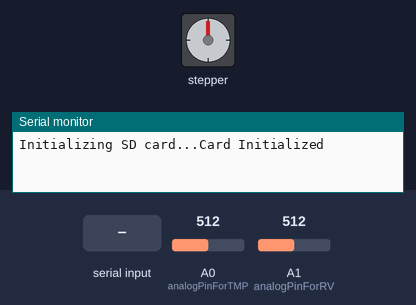
A sketch run on a simulated Arduino Uno, built with avr-gcc and run on an emulated ATmega328P. On the bench: stepper motor, the last lines printed to the serial monitor. The test bench sets the inputs (shaded band); at power-on: A0 (analogPinForTMP) = 512, A1 (analogPinForRV) = 512. Storage starts empty; stepper angles assume 200 steps per turn.

Above: at 1.0 s.
1.1 s: "1" received over Serial
At 1.9 s:
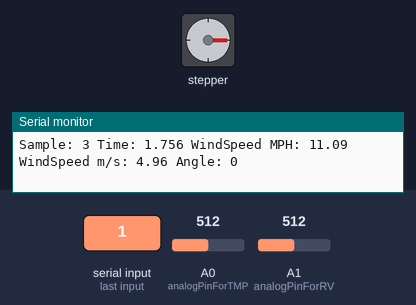
2.6 s: A0 (analogPinForTMP) set to 350
4.1 s: A1 (analogPinForRV) set to 350
At 6.9 s:
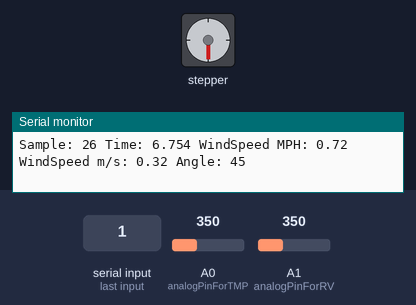
7.1 s: A0 (analogPinForTMP) set to 370
8.6 s: A1 (analogPinForRV) set to 370
At 11.9 s:
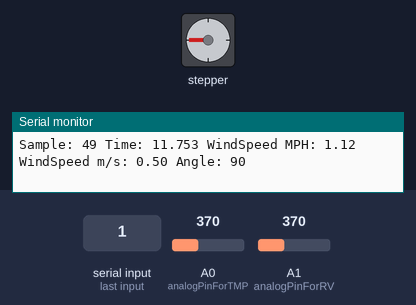
Timing chart, 0 to 42.5 s (numbered marks = the images above; inputs shaded):
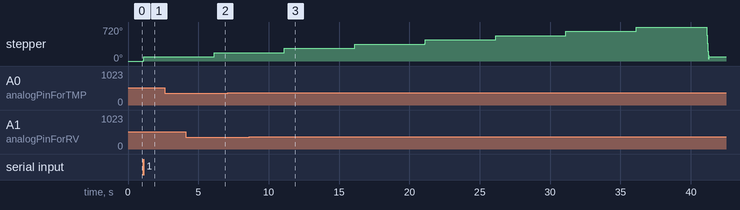

The sketch:

wind_stepperMotor_v3.ino
```cpp
/*
    Wind Sensor motor fixture
    Author: Vikram Seshadri
    05/06/2019

    Description:
    This sketch uses a stepper motor and a wind sensor to map different vectors of air flow.
     - Added CSV file modifications
     - Added stepper motor
     - Added time intervals for each angle

    v3:
    Adding stepper shield

    Calibrating the sensor:
    Put a glass over it, but the sensor should not be touching the desktop surface however.
    Adjust the zeroWindAdjustment until your sensor reads about zero with the glass over it.
    Ideally a vacuum chamber should do the job.

    Hardware Setup:
    Wind Sensor Signals    Arduino
    GND                    GND
    +V                     5V
    RV                     A1    // modify the definitions below to use other pins
    TMP                    A0    // modify the definitions below to use other pins
    SDSS                   4// UNO   53// for Mega
*/

#include <Wire.h>
#include <Adafruit_MotorShield.h>
#include <SD.h>

#define analogPinForRV    A1   // change to pins you the analog pins are using
#define analogPinForTMP   A0
#define SDSS 4

#define increment_angle 45

Adafruit_MotorShield AFMS = Adafruit_MotorShield();
Adafruit_StepperMotor *myMotor = AFMS.getStepper(200, 2);

const float zeroWindAdjustment =  .2; // negative numbers yield smaller wind speeds and vice versa.
int cnt = 0;
int angle_cnt = 0;
int angle = 0;

int TMP_Therm_ADunits;  //temp termistor value from wind sensor
float RV_Wind_ADunits;    //RV output from wind sensor
float RV_Wind_Volts;

char user_input;

int TempCtimes100;
float zeroWind_ADunits;
float zeroWind_volts;
float WindSpeed_MPH;
float WindSpeed_MS;
String dataString = "";

unsigned long counter = 0;
unsigned long previousCounter = 0;
unsigned int interval = 5000; //20 sec.  between angle switch
unsigned long lastMillis;

int j = 0;
char x[8]; //timer

/*************************************************************/
/* SD Class */
class CSVFile
{
  public:
    char filenamechar[100];
    File file;
    //SdFat SD;
    String base_filename;
    int file_number;
    String full_filename;

    CSVFile(String bfilename)
    {
      base_filename = bfilename;
      file_number = 1;
      full_filename = bfilename + String(file_number) + String(F(".csv"));
      full_filename.toCharArray(filenamechar, 100);
    }

    void beginNow()
    {
      SD.begin(SDSS);
    }

    void openFile()
    {
      file = SD.open(filenamechar, FILE_WRITE);
    }

    void closeFile()
    {
      file.close();
    }

    void writeToCSV(String data)
    {
      file.print(data);
      file.print(String(F("\r\n")));
    }

    void writeHeaders()
    {
      file.println(String(F("Sample#,Time (sec.),WindSpeed (m/s),Windspeed (mph),Angle"))); //Headers
    }

    void _update_file_number()
    {
      // See if the file already exists, if so, see if it has _###
      // If file doesn't exist, add _###
      // If file does exists, make _### 1 more

      while (SD.exists(filenamechar)) {
        file_number += 1;
        full_filename = base_filename + String(file_number) + String(F(".csv"));
        full_filename.toCharArray(filenamechar, 100);
      }
    }
};

//setup csv file object
String filename = "Airflow";
CSVFile csv(filename);

void setup() {

  Serial.begin(57600);


  while (!Serial) {
    ; // wait for serial port to connect. Needed for native USB port only
  }

  Serial.print("Initializing SD card...");

  // see if the card is present and can be initialized:
  if (SD.begin(SDSS)) {

    csv.beginNow();
    csv._update_file_number();
    csv.openFile();
    csv.writeHeaders();
    csv.closeFile();
    Serial.println("Card Initialized");

  }

  else {
    Serial.println("No SD card found");
  }

  AFMS.begin();
  myMotor->setSpeed(5000);  // 10 rpm

  while (1) {
    user_input = Serial.read();
    if (user_input == '1') {
      lastMillis = millis();
      previousCounter = millis();
      break;
    }
  }
}

void loop() {

  unsigned long currentCounter = millis();
  double timer = 0;

  if (((currentCounter - previousCounter) >= interval) || angle_cnt == 0) {
    if (angle_cnt < (360 / increment_angle)) {
      Serial.println(angle_cnt);
      Serial.println(360 / increment_angle);
      angle = angle_cnt * increment_angle;

      myMotor->step(100, FORWARD, INTERLEAVE);
      angle_cnt += 1;
    }

    else {
      angle_cnt = 0;
      myMotor->step(800, BACKWARD, INTERLEAVE);
    }

    //delay(1000);
    previousCounter = currentCounter;
    lastMillis = millis();
  }

  if (millis() - lastMillis > 200) {

    csv.openFile();
    cnt = cnt + 1;

    TMP_Therm_ADunits = analogRead(analogPinForTMP);
    RV_Wind_ADunits = analogRead(analogPinForRV);

    RV_Wind_Volts = (RV_Wind_ADunits *  0.0048828125);

    TempCtimes100 = (0.005 * ((float)TMP_Therm_ADunits * (float)TMP_Therm_ADunits)) - (16.862 * (float)TMP_Therm_ADunits) + 9075.4;

    zeroWind_ADunits = -0.0006 * ((float)TMP_Therm_ADunits * (float)TMP_Therm_ADunits) + 1.0727 * (float)TMP_Therm_ADunits + 47.172; //  13.0C  553  482.39

    zeroWind_volts = (zeroWind_ADunits * 0.0048828125) - zeroWindAdjustment;

    WindSpeed_MPH =  pow(((RV_Wind_Volts - zeroWind_volts) / .2300) , 2.7265);
    if (isnan(WindSpeed_MPH)) {
      WindSpeed_MPH = 0;
    }

    dataString += cnt;
    dataString += ",";
    Serial.print("Sample: ");
    Serial.print(cnt);

    timer = millis();
    timer = timer / (1000);
    dtostrf(timer, 4, 3, x);
    dataString += x;
    dataString += ",";
    Serial.print(" Time: ");
    Serial.print(x);

    Serial.print(" WindSpeed MPH: ");
    Serial.print((float)WindSpeed_MPH);
    dataString += WindSpeed_MPH;
    dataString += ",";

    WindSpeed_MS = WindSpeed_MPH / 2.237;
    Serial.print(" WindSpeed m/s: ");
    Serial.print((float)WindSpeed_MS);
    dataString += WindSpeed_MS;
    dataString += ",";

    Serial.print (" Angle: ");
    Serial.println(angle);
    dataString += angle;

    csv.writeToCSV(dataString);
    csv.closeFile();
    dataString = "";

    //    previousCounter = currentCounter;
    lastMillis = millis();
  }
}
```

Measured:
- after the input at 1.1 s, stepper: goes 1° 0.02 s, then 90°, starting at once
